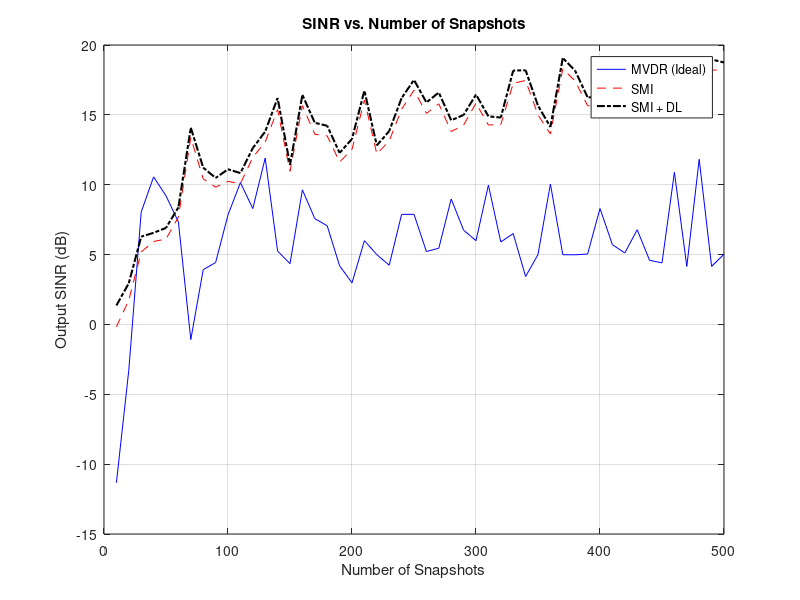

This figure's MATLAB source:
% SINR vs. Snapshot Number for MVDR, SMI, DL-SMI
clear; clc;

N = 10; d = 0.5;
theta0 = 10; theta_jam = 45;
a = @(theta) exp(1j*2*pi*d*(0:N-1)'*sind(theta));
snap_range = 10:10:500;
SNR_dB = 20; INR_dB = 30;

SINR_mvdr = zeros(size(snap_range));
SINR_smi = zeros(size(snap_range));
SINR_dl = zeros(size(snap_range));

for k = 1:length(snap_range)
    snapshots = snap_range(k);
    s = sqrt(10^(SNR_dB/10)) * (randn(1,snapshots)+1j*randn(1,snapshots))/sqrt(2);
    j = sqrt(10^(INR_dB/10)) * (randn(1,snapshots)+1j*randn(1,snapshots))/sqrt(2);
    noise = (randn(N,snapshots)+1j*randn(N,snapshots))/sqrt(2);
    X = a(theta0)*s + a(theta_jam)*j + noise;

    R_hat = (X*X')/snapshots;
    R_loaded = R_hat + 0.1*eye(N);
    R_true = cov(X.');

    w_mvdr = (R_true\a(theta0)) / (a(theta0)' * (R_true\a(theta0)));
    w_smi = (R_hat\a(theta0)) / (a(theta0)' * (R_hat\a(theta0)));
    w_dl  = (R_loaded\a(theta0)) / (a(theta0)' * (R_loaded\a(theta0)));

    desired = a(theta0)*s;
    jammer_noise = a(theta_jam)*j + noise;

    SINR_mvdr(k) = var(w_mvdr'*desired) / var(w_mvdr'*jammer_noise);
    SINR_smi(k)  = var(w_smi'*desired)  / var(w_smi'*jammer_noise);
    SINR_dl(k)   = var(w_dl'*desired)   / var(w_dl'*jammer_noise);
end

% Plot
figure;
plot(snap_range, 10*log10(SINR_mvdr), 'b-', ...
     snap_range, 10*log10(SINR_smi), 'r--', ...
     snap_range, 10*log10(SINR_dl), 'k-.', 'LineWidth', 1.5);
xlabel('Number of Snapshots'); ylabel('Output SINR (dB)');
title('SINR vs. Number of Snapshots');
legend('MVDR (Ideal)', 'SMI', 'SMI + DL');
grid on;
